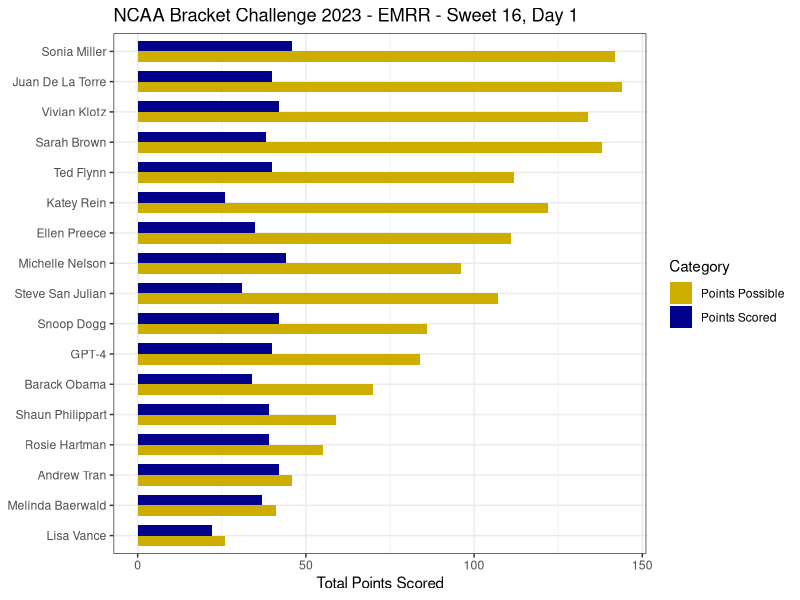

The R script that drew this image: (Note: this script raises an error after producing the figure.)
# Scoring data for NCAA Tournament

library(tidyverse)
library(RColorBrewer)

setwd("./NCAA-pool-2023")
getwd()

# Clean workspace
rm(list=ls()) 

# Set directory for storing plots
output <- "plots"

# Set visual theme in ggplot
theme_set(theme_bw())

# Import bracket data ----------------------------------------------------------
df_hoops <- read_csv("ncaa_bracket_pool_data_2023.csv")
df_points_possible <- read_csv("points_possible_by_round.csv")

df_hoops <- pivot_longer(df_hoops, 
                         names_to = "Name", 
                         values_to = "Pick", 
                         cols = `Andrew Tran`:last_col())

# Check for consistency in school names ----------------------------------------
# Fix typos and inconsistencies
df_hoops$Pick <- gsub("Miama","Miami",df_hoops$Pick)
df_hoops$Pick <- gsub("Maimi","Miami",df_hoops$Pick)
df_hoops$Pick <- gsub("Northwetern","Northwestern",df_hoops$Pick)
df_hoops$Pick <- gsub("Uconn","UConn",df_hoops$Pick)
df_hoops$Pick <- gsub("Prude","Purdue",df_hoops$Pick)
df_hoops$Pick <- gsub("UVA","Virginia",df_hoops$Pick)
df_hoops$Pick <- gsub("Connecticut","UConn",df_hoops$Pick)
df_hoops$Pick <- gsub("Florida","FAU",df_hoops$Pick)

df_names <- as_tibble(sort(unique(df_hoops$Pick))) #61 teams
# only 3 teams weren't picked: Grand Canyon, N. Kentucky, Fair. Dickinson

# Read in CSV with scores ------------------------------------------------------
df_scores <- read_csv("ncaa-scores-2023.csv")

df_hoops <- left_join(df_hoops,df_scores)

df_hoops <- left_join(df_hoops, df_points_possible)

# Set order for rounds
round.order <- c("First Round",
                 "Round of 32",
                 "Sweet 16",
                 "Elite Eight",
                 "Final Four",
                 "Title Game")

df_hoops$Round <- factor(df_hoops$Round, level = round.order)

# Check winners and score brackets ---------------------------------------------
df_hoops <- df_hoops %>%
  mutate(Result = case_when(Pick == Winner ~ "Correct",
                            Pick %in% Loser ~ "Incorrect",
                            #is.na(Winner) ~ "Not Played",
                            TRUE ~ "Points_Left"))

df_tallies <- df_hoops %>%
  group_by(Name, Result) %>%
  summarize(Points = sum(Points_Possible)) %>%
  ungroup()

# Sum up all to check if they all add up to 192 (the total points possible)
df_tallies %>% 
  group_by(Name) %>% 
  summarize(Total = sum(Points)) # all add up to 192

df_plot <- pivot_wider(df_tallies, names_from = "Result", values_from = "Points")

df_plot <- df_plot %>%
  mutate(`Points Possible` = Correct + Points_Left)

df_plot <- df_plot %>% select(Name:Correct,`Points Possible`)

df_plot <- pivot_longer(df_plot, 
                           names_to = "Category", 
                           values_to = "Points",
                           cols = Correct:`Points Possible`)

df_plot$Category <- gsub("Correct","Points Scored",df_plot$Category)

# Plot Total Points and 
p_totals <- ggplot(df_plot, aes(y = reorder(Name, Points), 
                                x = Points, 
                                fill = Category)) +
  geom_bar(width = 0.7,
           position = "dodge",
           stat = "summary", 
           fun = "sum") +
  #geom_point(data = subset(df_plot, Category == "Points_Possible"), size = 4) +
  #scale_x_continuous(breaks = c(3,6,9,12)) +
  scale_fill_manual(values = c("gold3","darkblue"))

p_totals +
  labs(x = "Total Points Scored",
       y = NULL,
       title = "NCAA Bracket Challenge 2023 - EMRR - Sweet 16, Day 1") 

ggsave(path = output,
       filename = "NCAA_bracket_scores_S16D1.png", 
       device = "png",
       scale=1.0, 
       units="in",
       height=4,
       width=6, 
       dpi="print")

# Plot Points by Round
df_score_by_round <- df_hoops %>%
  group_by(Name, Round, Result) %>%
  summarize(Points = sum(Points_Possible)) %>%
  ungroup()

df_score_by_round <- df_score_by_round %>%
  filter(Result == "Correct")

p_score_by_round <- ggplot(df_score_by_round, aes(x = Points,
                                                  y = reorder(Name, Points),
                                                  fill = Round)) +
  geom_bar(width = 0.7,
           position = "stack",
           stat = "summary", 
           fun = "sum") +
  scale_fill_brewer(palette = "Set1")
                             
p_score_by_round
